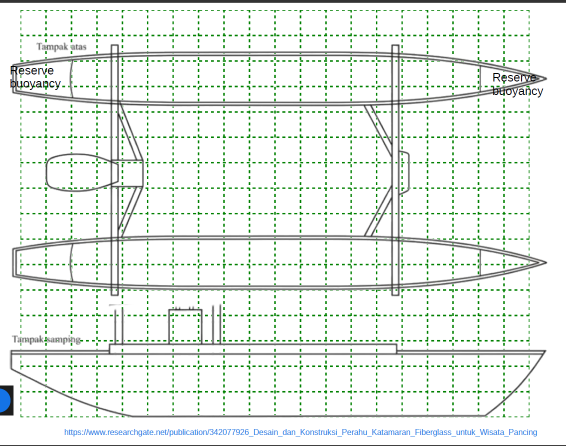
#> input picture sketsa perahu.png, 1132 x 892 px, found by its file name (shown at 1/2 size)
$ jupyter execute Hitung_Lambung_Perahu_Revisi.ipynb
#> lines starting #> are read from the running program, lines starting #| are printed output that depends on the picture
<a href="https://colab.research.google.com/github/ShenlyR/Analisis-Numerik/blob/main/Hitung_Lambung_Perahu_Revisi.ipynb" target="_parent"></a>

**Nama:** Shenly Lestari Riada

**NPM:** 25083010019

**Kelas:** A

**Link Github:** https://github.com/ShenlyR/Analisis-Numerik.git

**Import Library**

[cell 1]
import numpy as np
import pandas as pd
import matplotlib.pyplot as plt
from scipy.integrate import simpson
from PIL import Image

**Model Sketsa Perahu**

[cell 2]
img = Image.open('/content/sketsa perahu.png')
#> img is the input picture: PIL image 1132x892 RGBA; mean R, G, B, A 232.5, 238.2, 233.3, 255
img = img.resize((1000, 800))
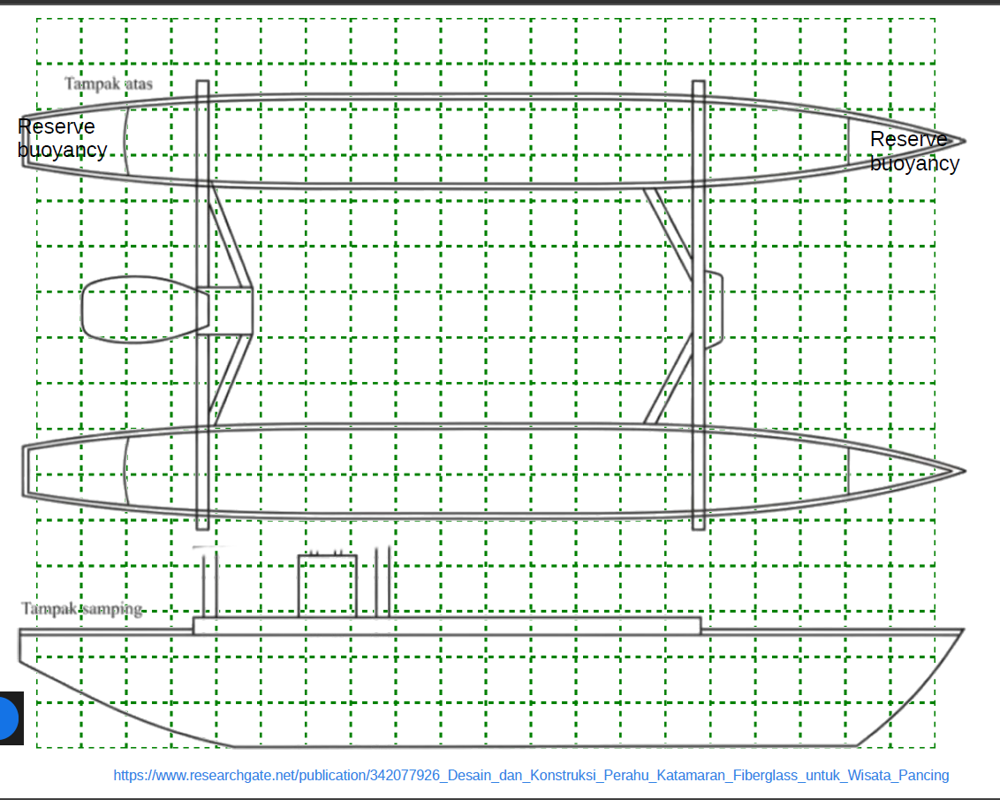
#> img: PIL image 1000x800 RGBA; mean R, G, B, A 232.4, 238, 233.1, 255
display(img)

**Menentukan Jarak Antar Titik**
*   Ukuran satu dash-kosong yaitu 45 cm

1. Rumus Konversi satuan centimeter (cm) ke meter (m)
$$
h = \frac{45}{100} = 0{,}45 \text{ m}
$$

2. Rumus jarak setiap titik
$$
x_i = (i - 2)h
$$

Keterangan:
- $h$ = jarak antar-titik (m)
- $x_i$ = jarak titik ke-$i$ dari titik awal (m)
- $i$ = nomor titik grid

[cell 3]
ukuran_kotak_cm = 45
ukuran_kotak_m = ukuran_kotak_cm / 100
h = ukuran_kotak_m

# index station
kotak = np.arange(2, 19)
jarak_m = (kotak - 2) * h

# array dalam meter
lebar = np.array([0.7840, 0.8662, 0.9231, 0.9484, 0.9610, 0.9610, 0.9610, 0.9610, 0.9610,
                  0.9610, 0.9610, 0.9610, 0.9484, 0.8978, 0.8346, 0.7334, 0.5943])

tinggi = np.array([0.8534, 1.0178, 1.1443, 1.1796, 1.1796, 1.1796, 1.1796, 1.1796, 1.1796,
                   1.1796, 1.1759, 1.1759, 1.1759, 1.1759, 1.1759, 1.1759, 1.1759])

**Visualisasi Interval Perahu**

Grafik menunjukkan lebar dan tinggi lambung pada 17 titik dengan jarak $h$ = 0.45m, sehingga panjang lambung 7.20 m dan jumlah interval 16.

Pada tampak atas, setengah lebar naik dari 0.39 m ke maksimum sekitar 0.48 m (titik ke 4-11), kemudian mengecil sekitar 0.30 m di titik 16.

Pada Tampak samping, tinggi naik dari 0.8534 m ke maksimum 1.1796 m di titik 3, kemudian hampir seluruh nilainya tetap sampai titik 16.
Titik interval tinggi hanya diambil pada bagian lambung diantara kedua sekat, sehingga volume reserve buoyancy tidak dihitung.

[cell 4]
# jarak antar titik
h = 0.45
lebar = np.array([0.7840, 0.8662, 0.9231, 0.9484, 0.9610, 0.9610, 0.9610, 0.9610, 0.9610,
                  0.9610, 0.9610, 0.9610, 0.9484, 0.8978, 0.8346, 0.7334, 0.5943])
tinggi = np.array([0.8534, 1.0178, 1.1443, 1.1796, 1.1796, 1.1796, 1.1796, 1.1796, 1.1796,
                   1.1796, 1.1759, 1.1759, 1.1759, 1.1759, 1.1759, 1.1759, 1.1759])
jarak = np.arange(len(lebar)) * h

def tambah_interval(ax, y_label):
#> called with y_label = 0
  for i, xi in enumerate(jarak):
        ax.axvline(xi, color="gray", ls="--", alpha=0.4)
        ax.text(xi, y_label, str(i), ha="center", va="center", fontsize=8)
# plot
fig, (ax_atas, ax_samping) = plt.subplots(2, 1, figsize=(12, 9), sharex=True)

# tampak atas
ax_atas.plot(jarak, lebar / 2, "o-", color="tab:blue", label="Sisi atas")
ax_atas.plot(jarak, -lebar / 2, "o-", color="tab:red", label="Sisi bawah")
tambah_interval(ax_atas, y_label=0)
ax_atas.set(title="Interval Lambung Kapal (Tampak Atas)",
            ylabel="Setengah lebar lambung (m)")

# tampak samping
ax_samping.plot(jarak, tinggi, "o-", color="tab:green", label="Tinggi lambung")
ax_samping.fill_between(jarak, 0, tinggi, color="tab:green", alpha=0.15)
tambah_interval(ax_samping, y_label=0.05)
ax_samping.set(title="Interval Lambung Kapal (Tampak Samping)",
               xlabel="Jarak lambung (m)",
               ylabel="Tinggi lambung (m)",
               ylim=(0, 1.4),
               xticks=jarak)
ax_samping.set_xticklabels([f"{v:.2f}" for v in jarak], rotation=45)

# hasil
for ax in (ax_atas, ax_samping):
  ax.grid(alpha = 0.3)
  ax.legend()

plt.tight_layout()
plt.show()
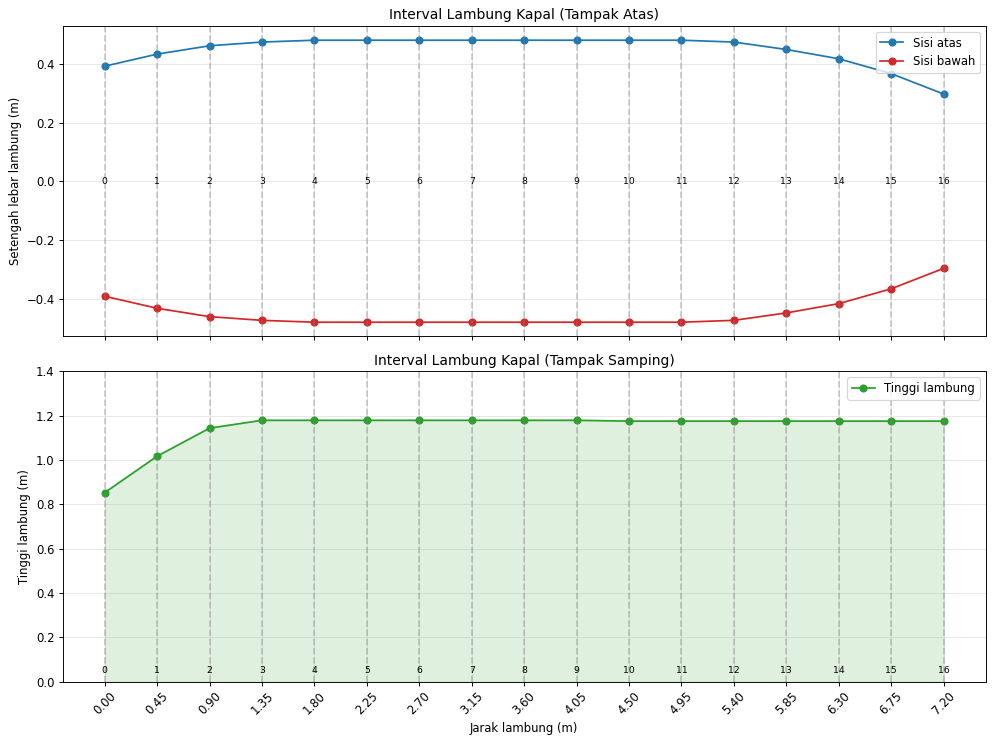
#> figure drawn by matplotlib, 2 panels; panel 2: curve peaks at x = 1.35, y = 1.18
